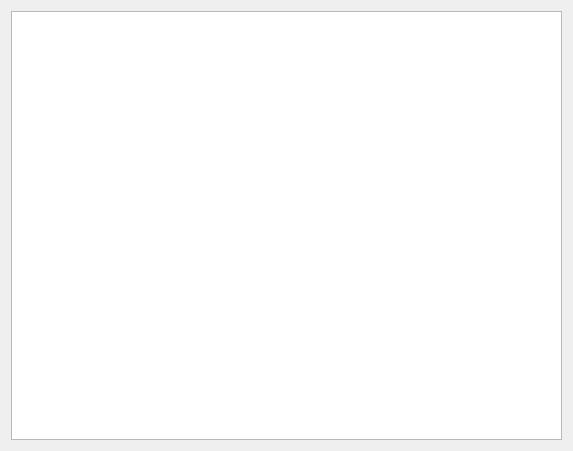
<?xml version="1.0" encoding="UTF-8"?>
<ui version="4.0">
 <class>FileBrowserWindow</class>
 <widget class="QWidget" name="FileBrowserWindow">
  <property name="geometry">
   <rect>
    <x>0</x>
    <y>0</y>
    <width>573</width>
    <height>451</height>
   </rect>
  </property>
  <property name="sizePolicy">
   <sizepolicy hsizetype="Preferred" vsizetype="Preferred">
    <horstretch>0</horstretch>
    <verstretch>0</verstretch>
   </sizepolicy>
  </property>
  <property name="minimumSize">
   <size>
    <width>0</width>
    <height>0</height>
   </size>
  </property>
  <property name="maximumSize">
   <size>
    <width>16777215</width>
    <height>16777215</height>
   </size>
  </property>
  <property name="windowTitle">
   <string>SandboxiePlus - Snapshots</string>
  </property>
  <layout class="QGridLayout" name="gridLayout_2">
   <item row="0" column="0">
    <layout class="QGridLayout" name="gridLayout">
     <item row="0" column="0">
      <widget class="QTreeView" name="treeFiles"/>
     </item>
    </layout>
   </item>
  </layout>
 </widget>
 <resources/>
 <connections/>
</ui>
